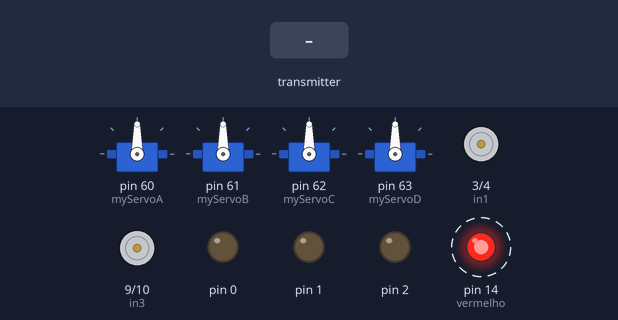
The sketch below on a simulated Arduino Mega 2560, built with avr-gcc and run on an emulated ATmega2560. On the bench: 4 × servo, motor-driver pin pairs drawn as motors (green arrow = first pin HIGH = forward, orange = second pin HIGH = backward, longer = more drive, scaled by the enable pin), output pins drawn as LEDs (lit = HIGH). Dashed ring = blinking. The test bench sets the inputs (shaded band). No radio packets arrive unless stated.

Above: at 1.2 s.
1.3 s: the transmitter starts sending joystick.0 = 0
At 3.9 s:
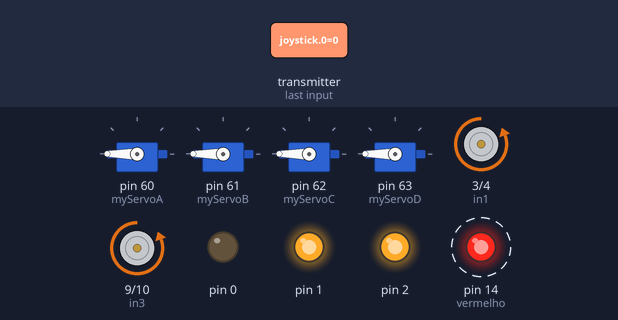
4.3 s: the transmitter starts sending joystick.1 = 512
At 5.8 s:
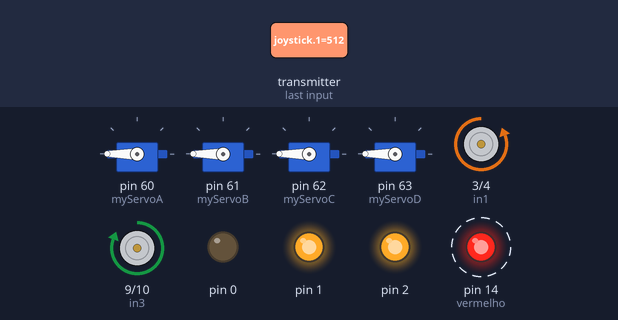
7.3 s: the transmitter starts sending joystick.2 = 1023
At 8.99 s:
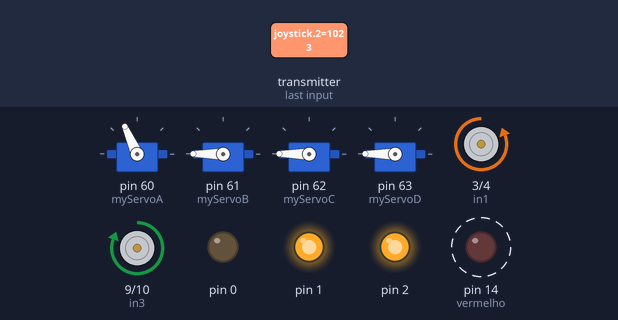
10.3 s: the transmitter starts sending joystick.3 = 1023
At 11.99 s:
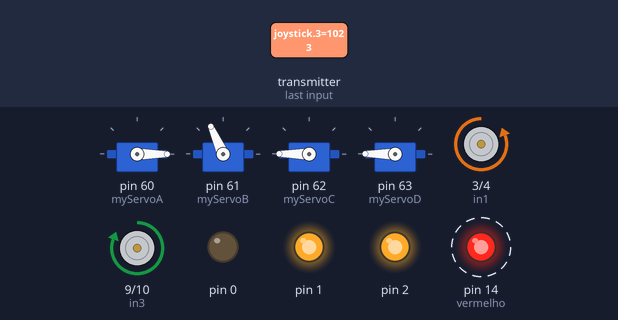
13.3 s: the transmitter starts sending joystick.4 = 1023
At 14.99 s:
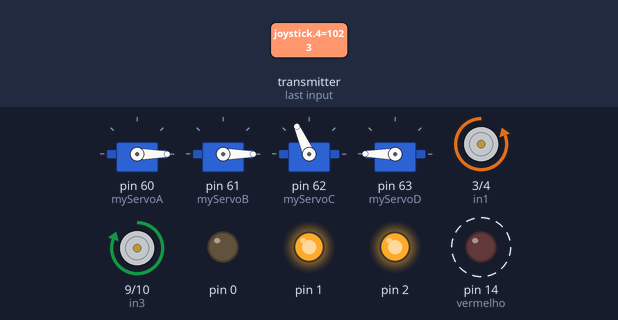
16.3 s: the transmitter starts sending joystick.5 = 1023
At 21.7 s:
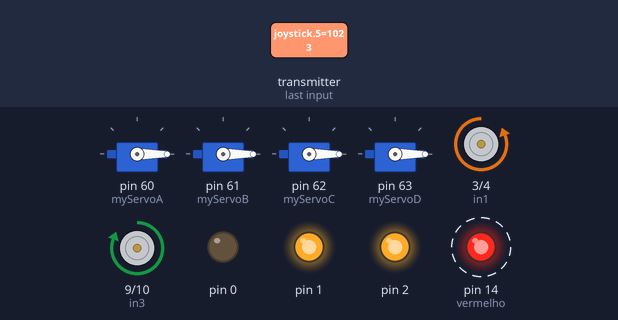
Timing chart, 0 to 21.9 s (numbered marks = the images above; inputs shaded):
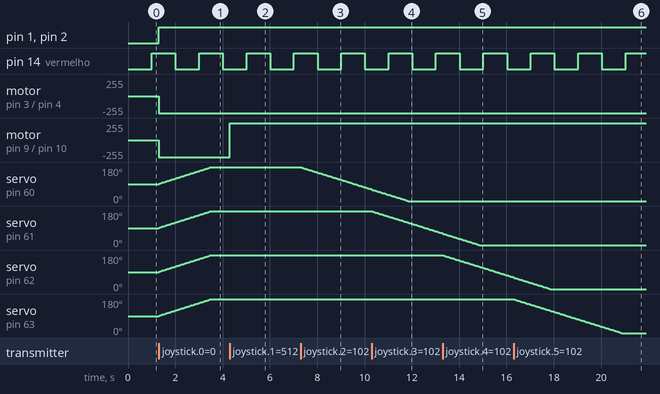

Measured:
- after the input at 1.3 s, pin 1, pin 2: LOW → HIGH at once; motor on pin 3 (in1) / pin 4 (in2), motor on pin 9 (in3) / pin 10 (in4): stopped → backward 255/255 at once; servo on pin 60 (myServoA), servo on pin 61 (myServoB), servo on pin 62 (myServoC), servo on pin 63 (myServoD): moves from 90° to 180° over 2.2 s, starting at once
- after the input at 4.3 s, motor on pin 9 (in3) / pin 10 (in4): backward 255/255 → forward 255/255 at once
- after the input at 7.3 s, servo on pin 60 (myServoA): moves from 180° to 62° over 3.0 s, starting at once
- after the input at 10.3 s, servo on pin 61 (myServoB): moves from 180° to 62° over 3.0 s, starting at once
- after the input at 13.3 s, servo on pin 62 (myServoC): moves from 180° to 62° over 3.0 s, starting at once
- after the input at 16.3 s, servo on pin 63 (myServoD): moves from 180° to 0° over 4.6 s, starting at once
- by itself, pin 14 (vermelho): alternates HIGH for 1.0 s and LOW for 1.0 s

The sketch:

FINAL-Mega2560-RX-CarBraRob-15022022-V1.ino
```cpp
/*
---- Receiver Code ----
*/

#include <Servo.h>
#include <SPI.h>
#include "RF24.h"
#define enA 5
#define enB 6
#define in1 3
#define in2 4
#define in3 9
#define in4 10
#define vermelho 14 // Assimila à palavra "vermelho" o numero 14

void acendeV(); // Funçao que controla o acendimento do led vermelho
void espera(); // Funçao delay
unsigned long tempoV=0; // Variavel para armazenar o tempo do LED vermelho
bool comutarV = false;

int motorSpeedA = 0;
int motorSpeedB = 0;

int positionA = 90;
int positionB = 90;
int positionC = 90;
int positionD = 90;
Servo myServoA;
Servo myServoB;
Servo myServoC;
Servo myServoD;

long previousMillis = 0;
long interval = 15;

unsigned long SetTime;

boolean lastButton1 = LOW;
boolean lastButton2 = LOW;
boolean ledOn1 = false;
boolean ledOn2 = false;
int buttonState1 = 0;
int buttonState2 = 0;
int joystick[12];

RF24 radio(7,8);

const uint64_t pipeOut = 0x7878787878LL;

void setup()
{
  pinMode(enA, OUTPUT);
  pinMode(enB, OUTPUT);
  pinMode(in1, OUTPUT);
  pinMode(in2, OUTPUT);
  pinMode(in3, OUTPUT);
  pinMode(in4, OUTPUT);
  pinMode(2, OUTPUT);
  pinMode(1, OUTPUT);
  pinMode(0, OUTPUT);
  pinMode(vermelho, OUTPUT);
  myServoA.attach(60);
  myServoB.attach(61);
  myServoC.attach(62);
  myServoD.attach(63);

  radio.begin();
  radio.setPALevel( RF24_PA_LOW );     //RF24_PA_MIN  / RF24_PA_LOW / RF24_PA_HIGH / RF24_PA_MAX
  radio.setDataRate( RF24_250KBPS );   //RF24_250KBPS / RF24_1MBPS  / RF24_2MBPS
  radio.openReadingPipe(1, pipeOut);
  radio.startListening();
}

void loop()
{

  acendeV();
  espera();


  if(radio.available())
  {
    bool done = false;
    while (!done)
    {
      done = radio.read(joystick, sizeof(joystick));

      unsigned long currentMillis = millis();
      if(currentMillis - previousMillis > interval)
      {
        previousMillis = currentMillis;

      if (millis() - SetTime < 30)
      {
        digitalWrite(0, HIGH);
      }
      else if (millis() - SetTime < 1000)
      {
        digitalWrite(0, LOW);
      }
      else
      {
        SetTime = millis();
      }

      //WHEEL MOTORS
      int xAxis = joystick[0];
      int yAxis = joystick[1];

      if (yAxis > 550) // Para frente
      {

        digitalWrite(enA, HIGH);
        digitalWrite(enB, HIGH);

        digitalWrite(in1, HIGH);
        digitalWrite(in2, LOW);
        digitalWrite(in3, HIGH);
        digitalWrite(in4, LOW);
      }
      else if(yAxis < 470) // Para Trás
      {

        digitalWrite(enA, HIGH);
        digitalWrite(enB, HIGH);

        digitalWrite(in1, LOW);
        digitalWrite(in2, HIGH);
        digitalWrite(in3, LOW);
        digitalWrite(in4, HIGH);
      }

      else if (xAxis > 550) // Para a esquerda
      {

        digitalWrite(enA, HIGH);
        digitalWrite(enB, HIGH);

        digitalWrite(in1, HIGH);
        digitalWrite(in2, LOW);
        digitalWrite(in3, LOW);
        digitalWrite(in4, HIGH);
      }
      else if(xAxis < 470) // Para a direita
      {

        digitalWrite(enA, HIGH);
        digitalWrite(enB, HIGH);

        digitalWrite(in1, LOW);
        digitalWrite(in2, HIGH);
        digitalWrite(in3, HIGH);
        digitalWrite(in4, LOW);
      }
      else
      {
        digitalWrite(enA, LOW);
        digitalWrite(enB, LOW);
      }

      //SERVOs for Joint 1 and Joint 2

        if(joystick[2] < 412 && positionA < 180)
        {
          positionA+=2;
          myServoA.write(positionA);
        }
        if(joystick[2] > 612 && positionA > 0)
        {
          positionA-=2;
          myServoA.write(positionA);
        }
        if(joystick[3] < 412 && positionB < 180)
        {
          positionB+=2;
          myServoB.write(positionB);
        }
        if(joystick[3] > 612 && positionB > 0)
        {
          positionB-=2;
          myServoB.write(positionB);
        }

      //SERVOs for Joint 3 and Gripper

        if(joystick[4] < 412 && positionC < 180)
        {
          positionC+=2;
          myServoC.write(positionC);
        }
        if(joystick[4] > 612 && positionC > 0)
        {
          positionC-=2;
          myServoC.write(positionC);
        }
        if(joystick[5] < 412 && positionD < 180)
        {
          positionD+=2;
          myServoD.write(positionD);
        }
        if(joystick[5] > 612 && positionD > 0)
        {
          positionD-=2;
          myServoD.write(positionD);
        }

      buttonState1 = joystick[8];
      if (buttonState1 == HIGH && lastButton1 == LOW)
      {
        ledOn1 = !ledOn1;
        lastButton1 = HIGH;
      }
      else
      {
        lastButton1 = buttonState1;
      }

      buttonState2 = joystick[9];
      if (buttonState2 == HIGH && lastButton2 == LOW)
      {
        ledOn2 = !ledOn2;
        lastButton2 = HIGH;
      }
      else
      {
        lastButton2 = buttonState2;
      }
      digitalWrite(1, !ledOn1);
      digitalWrite(2, !ledOn2);

    }
  }
}
}

void acendeV(){
  if(comutarV){
    digitalWrite(vermelho, !digitalRead(vermelho)); // Comando que comuta o estado do pino, se era alto vira baixo e vice-versa
    tempoV=millis();
    comutarV=false;
  }
}
void espera(){
  //-------LED vermelho
  if(!comutarV && millis()-tempoV>=1000){
    comutarV = true;
  }
  }
```
